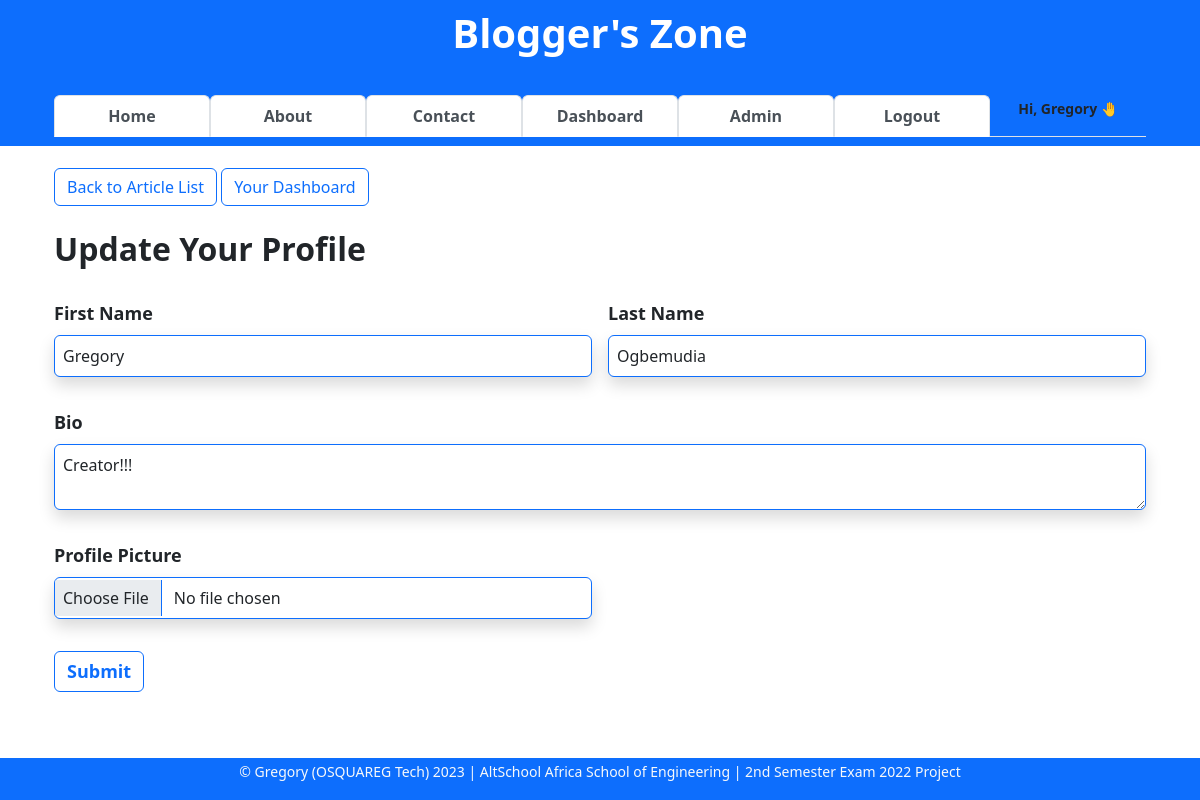
The page /user/update (signed in) on the database as committed earlier.
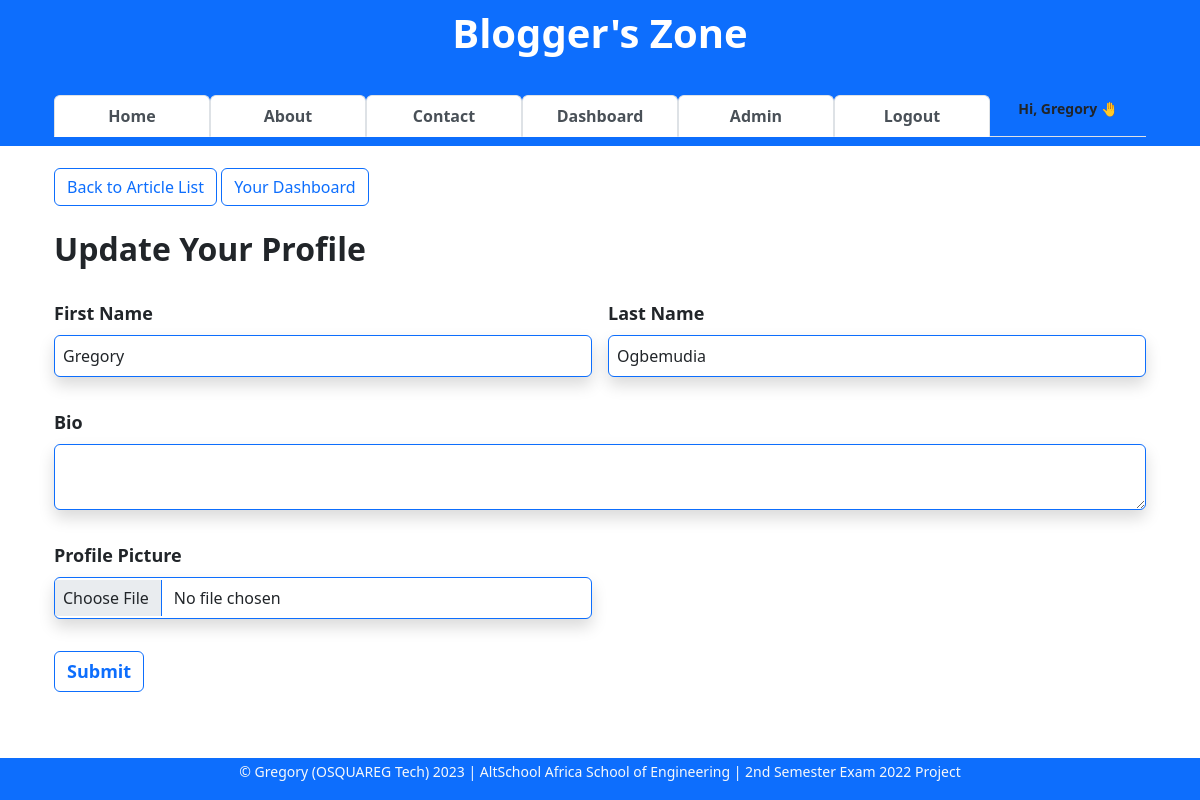
The same page on the database as committed later.
### app/models.py (models this page shows, shortened)
class User(db.Model, UserMixin):
    __tablename__ = "users"
    id = db.Column(db.Integer, primary_key=True)
    firstname = db.Column(db.String(255), nullable=False)
    lastname = db.Column(db.String(255), nullable=False)
    username = db.Column(db.String(25), nullable=False, unique=True)
    email = db.Column(db.Text(150), nullable=False, unique=True)
    password_hash = db.Column(db.Text(255), nullable=False, unique=True)
    bio = db.Column(db.Text(), nullable=True)
    date_joined = db.Column(db.DateTime, default=datetime.utcnow)
    is_active = db.Column(db.Boolean, default=True)
    is_admin = db.Column(db.Boolean, default=False)
    profile_pic = db.Column(db.String(), nullable=True)
    last_updated_by = db.Column(db.String)
    last_updated_on = db.Column(db.DateTime, onupdate=datetime.utcnow)
    articles = db.relationship("Article", backref="author")
    comments = db.relationship("Comment", backref="commenter")
    article_likes = db.relationship("ArticleLike", backref="art_liker")
    comment_likes = db.relationship("CommentLike", backref="com_liker")

### app/user/user.py (the view, shortened to what this page needs)
@blueprint.route("/update", methods=["GET", "POST"])
@login_required
def update():
    form = UserForm()
    user = User.query.get_or_404(current_user.id)
    if current_user.id == user.id:
        form.firstname.data = user.firstname
        form.lastname.data = user.lastname
        form.bio.data = user.bio
    else:
        flash(f"You are not authorized to update this user profile!")
        return redirect(url_for("user.dashboard"))
    context = {
        "form": form,
        "user": user,
    }
    return render_template("update-user.html", **context)

### app/main.py (called while the page is built)
@login_man.user_loader
def user_loader(id):
    return User.query.get(int(id))

### app/user/templates/update-user.html (shortened to what this page needs)
{% extends 'base.html' %}
{% block content %}
<div class="container">
    <a href="/#all-articles-list" class="btn btn-outline-primary">Back to Article List</a>
    <a href="{{ url_for('user.dashboard') }}" class="btn btn-outline-primary">Your Dashboard</a>
    <br><br>
    <div class="form-group">
        <div class="form-group">
            <h2 style="font-weight:bold">Update Your Profile</h2>
        </div>
        <br>
        <form class="row g-3" action="{{ url_for('user.update', id=user.id) }}" method="POST" enctype="multipart/form-data">
            <div class="col-md-6">
                {{ form.firstname.label(class="form-label", style="font-weight:bold; font-size:18px") }}
                {{ form.firstname(class="form-control shadow p-2 mb-3 bg-body rounded border border-primary") }}
            </div>
            <div class="col-md-6">
                {{ form.lastname.label(class="form-label", style="font-weight:bold; font-size:18px") }}
                {{ form.lastname(class="form-control shadow p-2 mb-3 bg-body rounded border border-primary") }}
            </div>
            <div class="row-cols-auto">
                {{ form.bio.label(class="form-label", style="font-weight:bold; font-size:18px") }}
                {{ form.bio(class="form-control shadow p-2 mb-3 bg-body rounded border border-primary") }}
            </div>
            <div class="col-md-6">
                {{ form.profile_pic.label(class="form-label", style="font-weight:bold; font-size:18px") }}
                {{ form.profile_pic(class="form-control shadow p-2 mb-3 bg-body rounded border border-primary", value=user.profile_pic) }}
            </div>
            <div class="row-cols-7">
                {{ form.submit(class="btn btn btn-outline-primary", style="font-weight:bold; font-size:18px") }}
            </div>
        </form>
    </div>
</div>
{% endblock content %}

### app/templates/base.html (shortened to what this page needs)
<!DOCTYPE html>
<html lang="en">
<head>
    <link rel="stylesheet" href="{{url_for('static',filename='css/tab-style.css')}}" type="text/css">
    <link rel="stylesheet" href="{{url_for('static', filename='css/ckeditor-styles.css')}}" type="text/css">
    <link href="https://cdn.jsdelivr.net/npm/bootstrap@5.2.2/dist/css/bootstrap.min.css" rel="stylesheet">
</head>
<body onload="openPage('Published', this, 'rgb(0, 89, 250)', 'white')">
    <nav class="navbar navbar-light fixed-top text-lg-center bg-primary border border-primary" >
        <div class="container container-sm">
            <div class="container">
                <a class="navbar-brand" href="{{url_for('general.index')}}">
                    <h1 class="text-white"><b>Blogger's Zone</b></h1>
                </a>
            </div>
            <div class="container">
                <ul class="nav navbar-dark nav-tabs nav-justified">
                    <li class="nav-item">
                        <a class="nav-link active" href="{{url_for('general.index')}}"><b>Home</b></a>
                    </li>
                    <li class="nav-item">
                        <a class="nav-link active" href="{{ url_for('general.about') }}"><b>About</b></a>
                    </li>
                    <li class="nav-item">
                        <a class="nav-link active" href="{{ url_for('general.message') }}"><b>Contact</b></a>
                    </li>
                    {% if current_user.is_authenticated %}
                    <li class="nav-item">
                        <a class="nav-link active" href="{{url_for('user.dashboard')}}"><b>Dashboard</b></a>
                    </li>
                    {% if current_user.is_admin %}
                    <li class="nav-item">
                        <a class="nav-link active" href="{{url_for('admin.admin', un=current_user.username)}}"><b>Admin</b></a>
                    </li>
                    {% endif %}
                    <li class="nav-item">
                        <a class="nav-link active" href="{{ url_for('auth.logout') }}"><b>Logout</b></a>
                    </li>
                    <li class="nav-item">
                        <small class="align-bottom"><b class="text-end">Hi, {{current_user.firstname}} 🤚</b></small>
                    </li>
                    {% endif %}
                </ul>
            </div>
        </div>
    </nav>
    <main>
        <div><br><br><br><br><br><br><br></div>
        <div class="container">
            {% block content %}
            {% endblock content %}
        </div>
        <div><br><br><br></div>
    </main>
    <div class="text-md-center text-muted bg-primary border border-primary fixed-bottom">
        <footer>
            <p class="text-light">
                <small>
                    &copy Gregory (OSQUAREG Tech)
                    <script>document.write(new Date().getFullYear())</script> | AltSchool Africa School of Engineering | 2nd Semester Exam 2022 Project
                </small>
            </p>
        </footer>
    </div>
</body>
</html>

Rows that differ between the two databases and show on the page:
changed User "Gregory": bio "Creator!!!" → (not shown)
